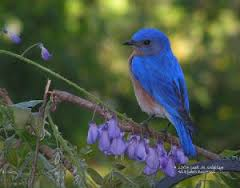
%> input picture course book exercises/Practice Problems IV/bluebird_photo.jpg, 240 x 188 px
$ octave --eval "result = blue_to_red_implicit('bluebird_photo.jpg');"   (GNU Octave 9; MATLAB toolbox functions it lacks are replaced by stand-ins)
%> lines starting %> are read from the running program, lines starting %| are printed output that depends on the picture; in (x1, y1, x2, y2) boxes, pixels count from 0 and x2, y2 are one past the last pixel; in counts of white or black regions, pixels touching at a corner belong together; the program's own positions count from 1
function new_image = blue_to_red_implicit(filename)
%> called with filename = 'bluebird_photo.jpg'
input_image = imread(filename);
%> input_image is the input picture: size 188x240x3 uint8; mean R, G, B 77.6, 88.9, 70.8
new_image_red = input_image(:,:,1);
new_image_green = input_image(:,:,2);
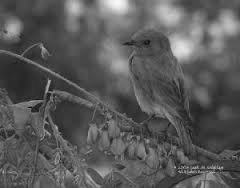
%> new_image_green: size 188x240 uint8; min 12, max 249, mean 88.9
new_image_blue = input_image(:,:,3);
new_image_mean = mean(input_image,3);
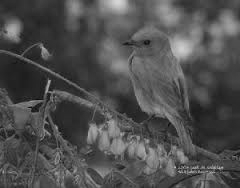
%> new_image_mean: size 188x240 double; min 11, max 214, mean 79.1
pixels_change = (new_image_blue>1.2*new_image_mean);
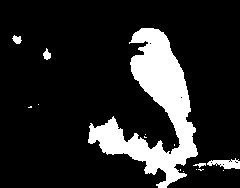
%> pixels_change: size 188x240 logical; 15.1% white; 15 white regions (10 under 20 px), largest, box (x1, y1, x2, y2) and area: (88, 28, 198, 188) 6444, (207, 158, 240, 169) 216, (43, 48, 51, 60) 59, (12, 35, 22, 44) 58, (193, 163, 206, 168) 32
new_image_blue(pixels_change) = new_image_green(pixels_change);
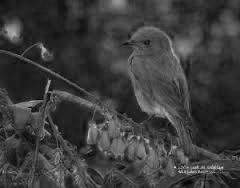
%> new_image_blue: size 188x240 uint8; min 0, max 212, mean 60.1
new_image_red(pixels_change) = 0;
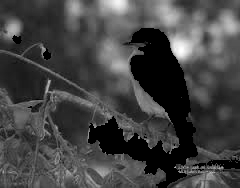
%> new_image_red: size 188x240 uint8; min 0, max 255, mean 67.5
new_image_blue(pixels_change) = 0;
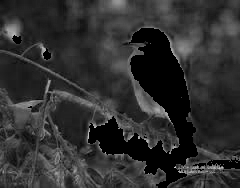
%> new_image_blue: size 188x240 uint8; 15.15% of pixels changed, all inside (x1, y1, x2, y2) = (12, 28, 240, 188)

new_image(:,:,1) = new_image_red;
new_image(:,:,2) = new_image_green;
new_image(:,:,3) = new_image_blue;
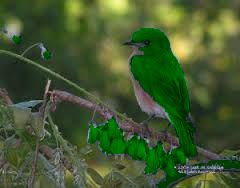
%> new_image: size 188x240x3 uint8; mean R, G, B 67.5, 88.9, 47.6

end
